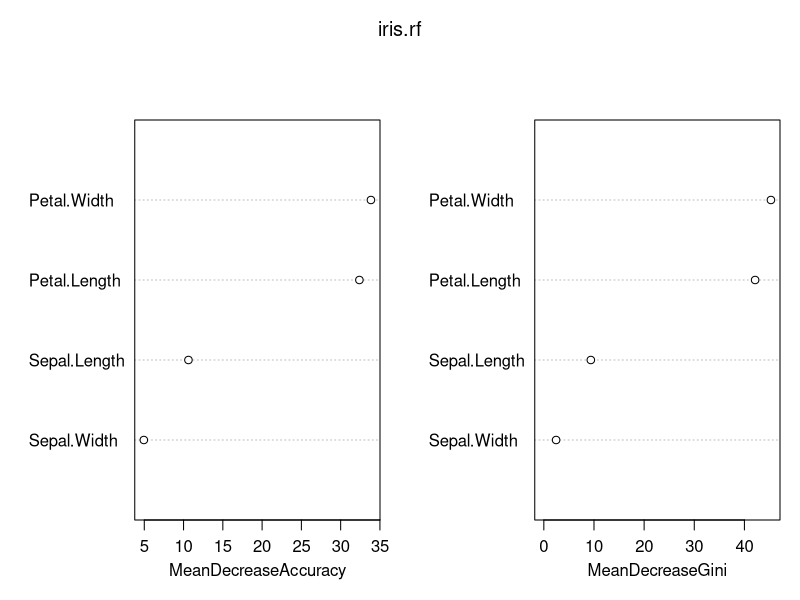
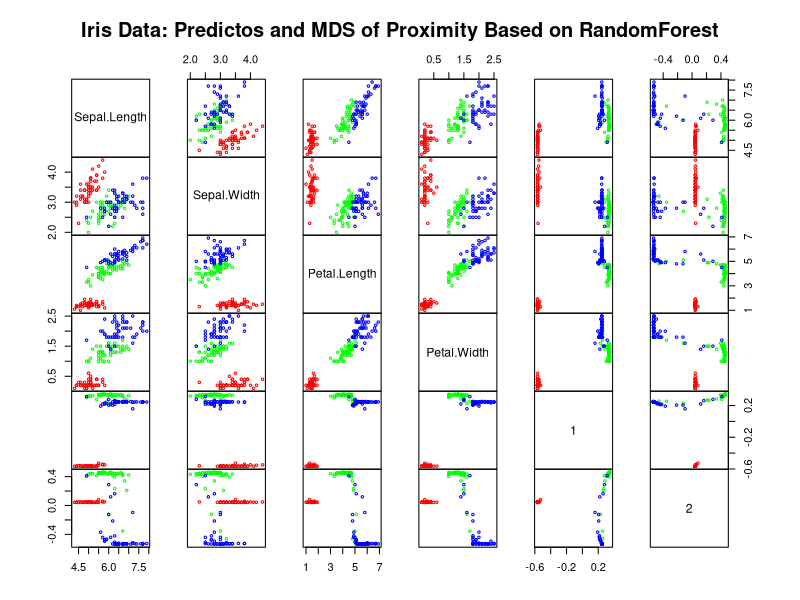
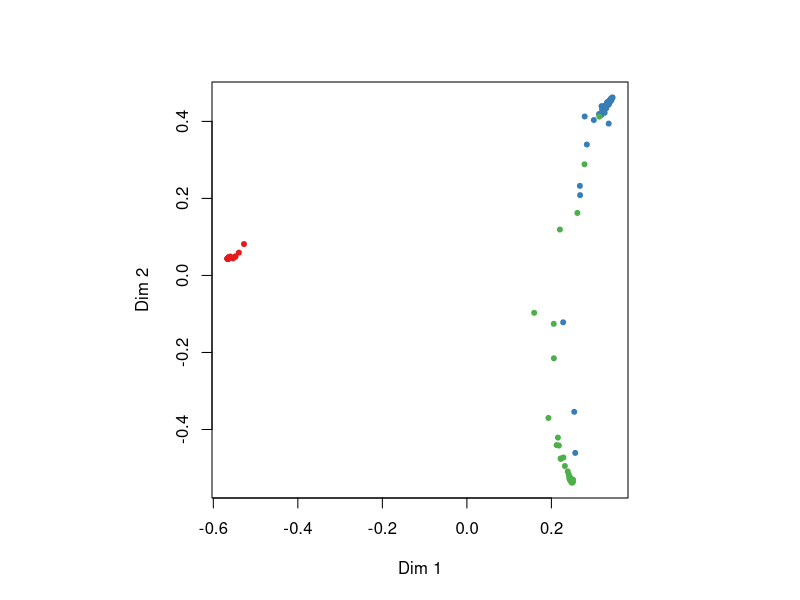
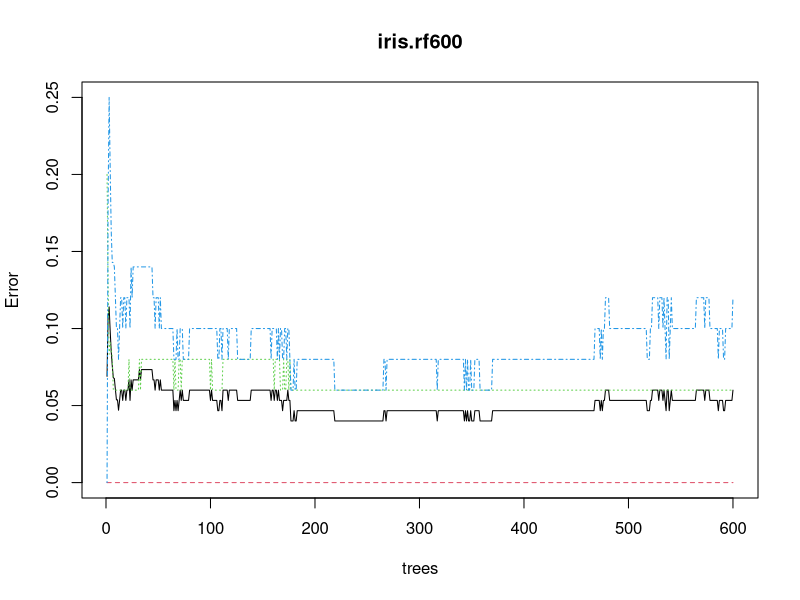
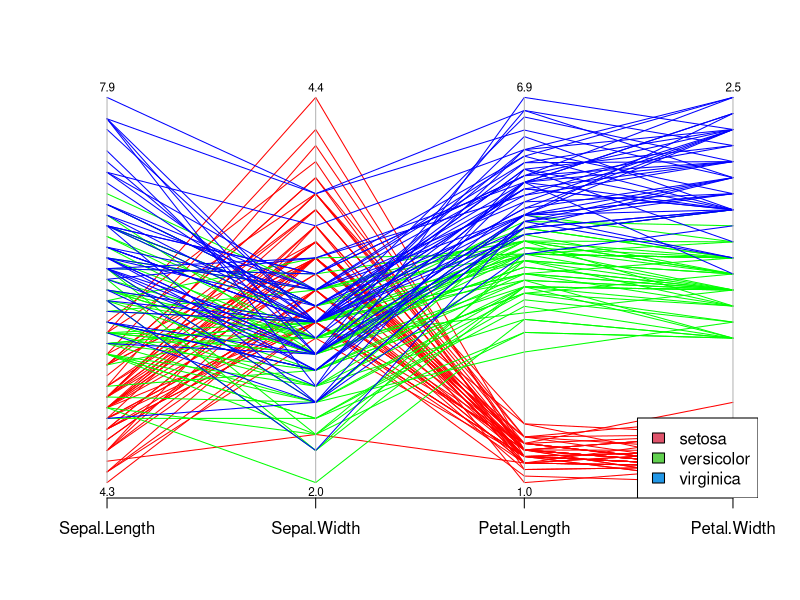

Reproduce these figures in R, in order.
install.packages("randomForest")
require(randomForest)

set.seed(71)
iris.rf <- randomForest(Species ~ ., data=iris, importance=TRUE, proximity=TRUE)
print(iris.rf)

#Importancia: este nos permite aplicar el principio de parcimonia; regularizacion.; este nos permite ver que tanto afecta la variable en el proceso de clasificainon
round(importance(iris.rf),2)

#MeanDecreaseAccuracy;  Que tanto incide que se encuentre o no la variable de clasificacion.
#MeanCecreaseGini:      Tiene que ver con las impourezas de cada nodo al hacer las divicion de variables

varImpPlot(iris.rf) 

#Este grafico nos indica cuales caracteristicas aportan menos
#Realizar 2 modelos:  Uno con todas las varialbes
#                     Otro con las mas importantes
#             Compara medidas de bondad y error
#             Seguir principio de parcimonia.


#Proximidad
iris.mds <- cmdscale(1 - iris.rf$proximity, eig=TRUE)
#escalamiento clasico multidimencional (la que explicao el profe en catedra)

op <- par(pty="s")
pairs(cbind(iris[1:4],iris.mds$points),cex=0.5,gap=0,
      col=c("red","green","blue")[as.numeric(iris$Species)],
      main="Iris Data: Predictos and MDS of Proximity Based on RandomForest")

par(op)

print(iris.mds$GOF)
MDSplot(iris.rf,iris$Species)
#Dim1 permite hacer un separamiento multidimencional entre clases
#Para dar solucion al problema de clasificaion

iris.rf100 <- randomForest(Species ~ ., data=iris,ntree =100, importance=TRUE, proximity=TRUE)
print(iris.rf100)

iris.rf600 <- randomForest(Species ~ ., data=iris,ntree =600, importance=TRUE, proximity=TRUE)
print(iris.rf600)

#Misma clasificacion; Menor error que 100 arboles.

#El metodo asegura que no va a existir sobreajuste

#Va a llegar a un punto en que no importara en numero de arboles ??


#Para probar diferentes numeros de vecindades: mtry
iris.rf100 <- randomForest(Species ~ ., data=iris,ntree =100, mtry=3, importance=TRUE, proximity=TRUE)
print(iris.rf100)

#Siemore hay que visualizar
plot(iris.rf600)



#Coordenadas paralelas
install.packages("MASS")
require(MASS)
parcoord(iris[,1:4], var.label=TRUE,col=c("red","green","blue")[as.numeric(iris$Species)])
legend("bottomright",legend=c("setosa","versicolor","virginica"),fill=2:4)







